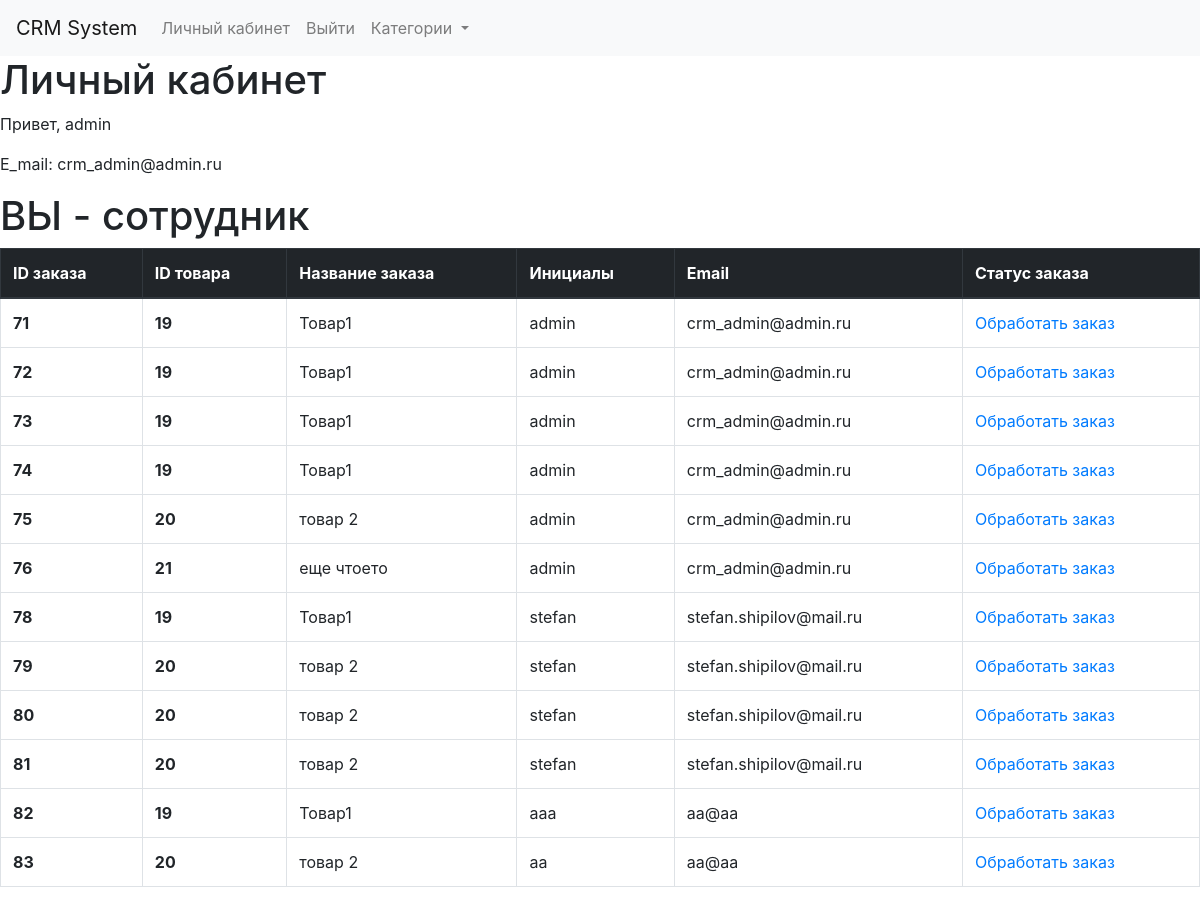
The page /u1/ (signed in) on the database its author committed.
### crm_app/models.py (models this page shows, shortened)
class Order(models.Model):
    name = models.CharField(max_length=25, verbose_name='Инициалы')
    email = models.EmailField(max_length=50, verbose_name='E-mail')
    key_product = models.ForeignKey(Product, on_delete = models.CASCADE, verbose_name='Название заказа')
    key_product_user = models.ForeignKey(User, on_delete = models.CASCADE, verbose_name='Заказал пользователь')
    class Meta:
        verbose_name = 'заказ'
        verbose_name_plural = 'заказы'

class Product(models.Model):
    title = models.CharField(max_length=25, verbose_name='Название')
    description = models.TextField(max_length=150, verbose_name='Описание')
    image = models.ImageField(upload_to='media', verbose_name='Картинка')
    categories_foregin = models.ForeignKey(Categories, on_delete = models.CASCADE, verbose_name='Название категории')
    price = models.IntegerField(verbose_name='Цена')
    class Meta:
        verbose_name = 'товар'
        verbose_name_plural = 'Товар'
    def __str__(self):
        return self.title

### crm_app/views.py (the view)
# urls.py: path('u<int:id_profile>/', profile_page, name='profile'),
def profile_page(request, id_profile):
    сategories = Categories.objects.all()[:3]
    orders_user = Order.objects.filter(key_product_user=request.user)
    stuff_context = {}
    if request.user.is_staff:
        stuff_context = Order.objects.all()
    context = {
        'orders_user' : orders_user,
        'stuff_context' : stuff_context,
        'сategories' : сategories,
    }
    return render(request, 'profile.html', context=context)

### crm_app/models.py (called while the page is built)
    def __str__(self):
        return self.name

### templates/profile.html (shortened to what this page needs)
{% extends 'base.html' %}
    {% block one %}
    <h1>Личный кабинет</h1>
    <p>Привет, {{ user.username }}</p>
    <p>E_mail: {{ user.email }}</p>
    {% if user.is_staff %}
    <h1>ВЫ - сотрудник</h1>
    <table class="table table-bordered ">
        <thead class="thead-dark">
            <tr>
                <th scope="col">ID заказа</th>
                <th scope="col">ID товара</th>
                <th scope="col">Название заказа</th>
                <th scope="col">Инициалы</th>
                <th scope="col">Email</th>
                <th scope="col">Статус заказа</th>
            </tr>
        </thead>
        <tbody>
            {% for sc in stuff_context %}
            <tr>
                <th scope="row">{{ sc.id }}</th>
                <th scope="row">{{ sc.key_product.id }}</th>
                <td>{{ sc.key_product }}</td>
                <td>{{ sc.name }}</td>
                <td>{{ sc.email }}</td>
                <td><a href="{% url 'make_process' user.id sc.id %}">Обработать заказ</a></td>
            </tr>
            {% endfor %}
        </tbody>
    </table>
    {% endif %}
    {% endblock one %}

### rows shown on the page
Order: id "71", key_product.id "19", key_product "Товар1", name "admin", email "crm_admin@admin.ru"
Order: id "72", key_product.id "19", key_product "Товар1", name "admin", email "crm_admin@admin.ru"
Order: id "73", key_product.id "19", key_product "Товар1", name "admin", email "crm_admin@admin.ru"
Order: id "74", key_product.id "19", key_product "Товар1", name "admin", email "crm_admin@admin.ru"
Order: id "75", key_product.id "20", key_product "товар 2", name "admin", email "crm_admin@admin.ru"
Order: id "76", key_product.id "21", key_product "еще чтоето", name "admin", email "crm_admin@admin.ru"
Order: id "78", key_product.id "19", key_product "Товар1", name "stefan", email "stefan.shipilov@mail.ru"
Order: id "79", key_product.id "20", key_product "товар 2", name "stefan", email "stefan.shipilov@mail.ru"
Order: id "80", key_product.id "20", key_product "товар 2", name "stefan", email "stefan.shipilov@mail.ru"
Order: id "81", key_product.id "20", key_product "товар 2", name "stefan", email "stefan.shipilov@mail.ru"
Order: id "82", key_product.id "19", key_product "Товар1", name "aaa", email "aa@aa"
Order: id "83", key_product.id "20", key_product "товар 2", name "aa", email "aa@aa"

### other values the page prints
{{ user.username }} "admin"
{{ user.email }} "crm_admin@admin.ru"
